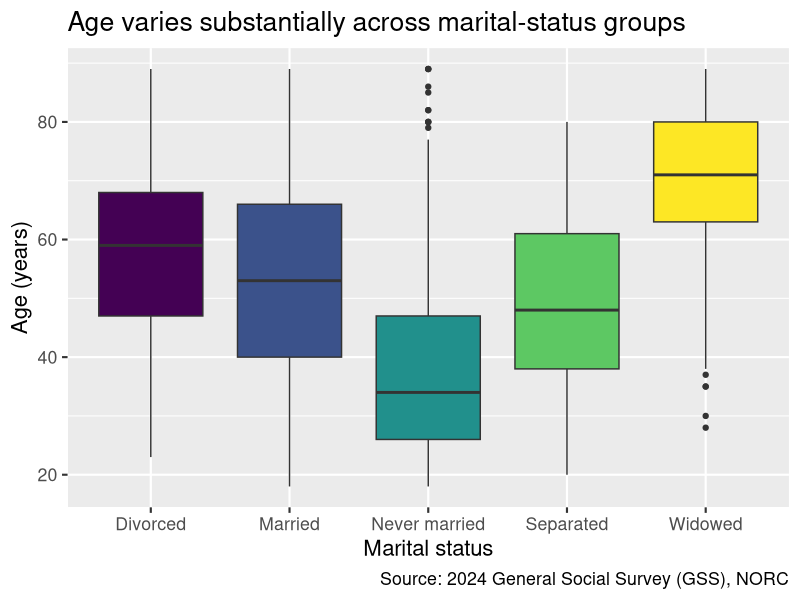
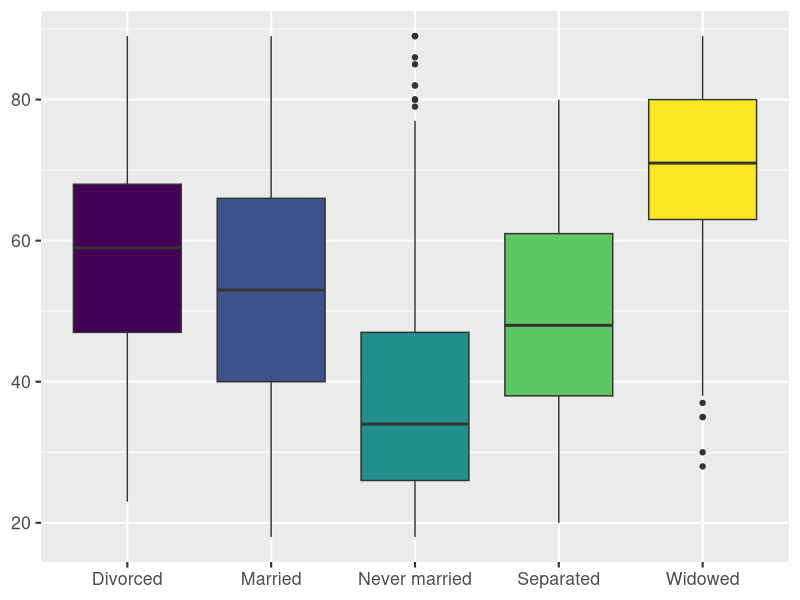
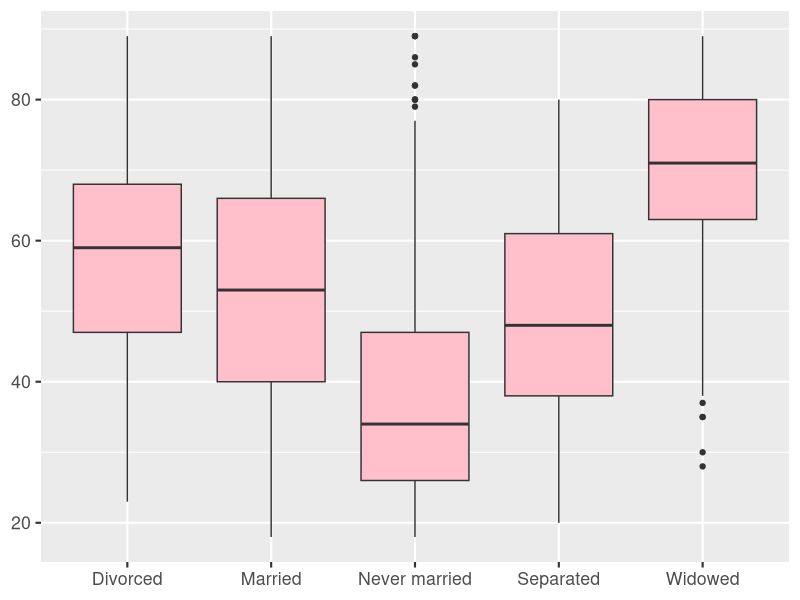

R code for these plots, in order:
## ---- chunk 1
#| label: setup
#| include: false
ggplot2::theme_set(ggplot2::theme_gray(base_size = 16))
## ---- chunk 2
#| label: load-packages
#| message: false
library(tidyverse)
## ---- chunk 3
#| label: load-gss-data
#| message: false
gss <- read_csv("data/gss-2024.csv")
## ---- chunk 4
#| label: gss-view
gss
## ---- chunk 5
#| label: age-marital-boxplot
#| fig-width: 9
#| fig-height: 4.5
ggplot(gss, aes(x = marital_status, y = age, fill = marital_status)) +
  geom_boxplot(show.legend = FALSE) +
  labs(
    title = "Age varies substantially across marital-status groups",
    x = "Marital status",
    y = "Age (years)",
    caption = "Source: 2024 General Social Survey (GSS), NORC"
  ) +
  scale_fill_viridis_d()
## ---- chunk 6
#| ref-label: age-marital-boxplot
#| fig-width: 9
#| fig-height: 4.5
#| echo: false
#| warning: false
## ---- chunk 7
#| label: age-marital-boxplot-simplified
#| echo: false
#| warning: false
#| fig-width: 7
#| fig-height: 3.5
ggplot(gss, aes(x = marital_status, y = age, fill = marital_status)) +
  geom_boxplot(show.legend = FALSE) +
  labs(
    title = NULL,
    x = NULL,
    y = NULL,
    caption = NULL
  ) +
  scale_fill_viridis_d()
## ---- chunk 8
#| ref-label: age-marital-boxplot-simplified
#| echo: false
#| warning: false
#| fig-width: 7
#| fig-height: 3.5
## ---- chunk 9
#| label: age-marital-boxplot-setting
#| echo: false
#| warning: false
#| fig-width: 7
#| fig-height: 3.5
ggplot(gss, aes(x = marital_status, y = age)) +
  geom_boxplot(fill = "pink") +
  labs(
    title = NULL,
    x = NULL,
    y = NULL,
    caption = NULL
  )
## ---- chunk 10
#| label: four-vars
